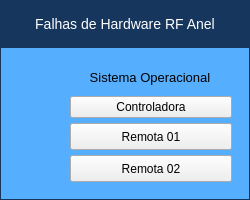
<?xml version="1.0" encoding="UTF-8"?>
<ui version="4.0">
 <class>FalhasInterlockRF</class>
 <widget class="QWidget" name="FalhasInterlockRF">
  <property name="enabled">
   <bool>true</bool>
  </property>
  <property name="geometry">
   <rect>
    <x>0</x>
    <y>0</y>
    <width>250</width>
    <height>200</height>
   </rect>
  </property>
  <property name="sizePolicy">
   <sizepolicy hsizetype="Fixed" vsizetype="Fixed">
    <horstretch>0</horstretch>
    <verstretch>0</verstretch>
   </sizepolicy>
  </property>
  <property name="minimumSize">
   <size>
    <width>250</width>
    <height>200</height>
   </size>
  </property>
  <property name="maximumSize">
   <size>
    <width>250</width>
    <height>200</height>
   </size>
  </property>
  <property name="contextMenuPolicy">
   <enum>Qt::DefaultContextMenu</enum>
  </property>
  <property name="windowTitle">
   <string>Falhas Interlock RF Anel</string>
  </property>
  <property name="autoFillBackground">
   <bool>false</bool>
  </property>
  <property name="styleSheet">
   <string notr="true"/>
  </property>
  <property name="locale">
   <locale language="C" country="AnyCountry"/>
  </property>
  <layout class="QVBoxLayout" name="verticalLayout">
   <property name="spacing">
    <number>0</number>
   </property>
   <property name="leftMargin">
    <number>0</number>
   </property>
   <property name="topMargin">
    <number>0</number>
   </property>
   <property name="rightMargin">
    <number>0</number>
   </property>
   <property name="bottomMargin">
    <number>0</number>
   </property>
   <item>
    <layout class="QVBoxLayout" name="verticalLayout_2">
     <property name="spacing">
      <number>0</number>
     </property>
     <item>
      <widget class="PyDMLabel" name="Label_Titulo">
       <property name="maximumSize">
        <size>
         <width>16777215</width>
         <height>51</height>
        </size>
       </property>
       <property name="font">
        <font>
         <pointsize>-1</pointsize>
        </font>
       </property>
       <property name="toolTip">
        <string/>
       </property>
       <property name="styleSheet">
        <string notr="true">QLabel#Label_Titulo {
 qproperty-alignment: AlignCenter;
 border: 1px solid #FF17365D;
 background-color: #FF17365D;
 color: rgb(255, 255, 255);
 min-height: 45px;
 max-height: 45px;
 font-size: 14px;
}</string>
       </property>
       <property name="text">
        <string>Falhas de Hardware RF Anel</string>
       </property>
       <property name="alignment">
        <set>Qt::AlignCenter</set>
       </property>
      </widget>
     </item>
     <item>
      <widget class="QFrame" name="frame">
       <property name="styleSheet">
        <string notr="true">QFrame#frame{
     border: 1px solid #FF17365D;
	 background-color: #56aeff;
}

PyDMByteIndicator {
  min-height: 1.50em;
  max-height: 1.50em;
  min-width: 1.50em;
}

PyDMRelatedDisplayButton{
  min-height: 25px;
  max-height: 25px;
  min-width: 160px;
  max-width: 160px;
}</string>
       </property>
       <property name="frameShape">
        <enum>QFrame::StyledPanel</enum>
       </property>
       <property name="frameShadow">
        <enum>QFrame::Raised</enum>
       </property>
       <layout class="QVBoxLayout" name="verticalLayout_3">
        <property name="spacing">
         <number>0</number>
        </property>
        <property name="leftMargin">
         <number>0</number>
        </property>
        <property name="topMargin">
         <number>0</number>
        </property>
        <property name="rightMargin">
         <number>0</number>
        </property>
        <property name="bottomMargin">
         <number>0</number>
        </property>
        <item>
         <layout class="QGridLayout" name="gridLayout">
          <property name="leftMargin">
           <number>0</number>
          </property>
          <property name="topMargin">
           <number>0</number>
          </property>
          <property name="rightMargin">
           <number>0</number>
          </property>
          <property name="bottomMargin">
           <number>0</number>
          </property>
          <property name="spacing">
           <number>5</number>
          </property>
          <item row="3" column="1">
           <widget class="PyDMRelatedDisplayButton" name="Btn_Remota2">
            <property name="minimumSize">
             <size>
              <width>162</width>
              <height>27</height>
             </size>
            </property>
            <property name="maximumSize">
             <size>
              <width>162</width>
              <height>27</height>
             </size>
            </property>
            <property name="cursor">
             <cursorShape>ArrowCursor</cursorShape>
            </property>
            <property name="toolTip">
             <string/>
            </property>
            <property name="text">
             <string>Remota 02</string>
            </property>
            <property name="filenames" stdset="0">
             <stringlist>
              <string>falhas_remota02.ui</string>
             </stringlist>
            </property>
            <property name="showIcon" stdset="0">
             <bool>false</bool>
            </property>
            <property name="openInNewWindow" stdset="0">
             <bool>true</bool>
            </property>
           </widget>
          </item>
          <item row="3" column="0">
           <widget class="PyDMByteIndicator" name="LED_Remota2">
            <property name="sizePolicy">
             <sizepolicy hsizetype="Fixed" vsizetype="Fixed">
              <horstretch>0</horstretch>
              <verstretch>0</verstretch>
             </sizepolicy>
            </property>
            <property name="minimumSize">
             <size>
              <width>27</width>
              <height>27</height>
             </size>
            </property>
            <property name="maximumSize">
             <size>
              <width>30</width>
              <height>27</height>
             </size>
            </property>
            <property name="toolTip">
             <string/>
            </property>
            <property name="channel" stdset="0">
             <string>ca://RA-RaSIA02:RF-IntlkComp-2:Op-Mon.VAL</string>
            </property>
            <property name="onColor" stdset="0">
             <color>
              <red>255</red>
              <green>0</green>
              <blue>0</blue>
             </color>
            </property>
            <property name="offColor" stdset="0">
             <color>
              <red>0</red>
              <green>255</green>
              <blue>0</blue>
             </color>
            </property>
            <property name="showLabels" stdset="0">
             <bool>false</bool>
            </property>
            <property name="circles" stdset="0">
             <bool>true</bool>
            </property>
           </widget>
          </item>
          <item row="2" column="1">
           <widget class="PyDMRelatedDisplayButton" name="Btn_Remota1">
            <property name="sizePolicy">
             <sizepolicy hsizetype="Fixed" vsizetype="Fixed">
              <horstretch>0</horstretch>
              <verstretch>0</verstretch>
             </sizepolicy>
            </property>
            <property name="minimumSize">
             <size>
              <width>162</width>
              <height>27</height>
             </size>
            </property>
            <property name="maximumSize">
             <size>
              <width>162</width>
              <height>27</height>
             </size>
            </property>
            <property name="cursor">
             <cursorShape>ArrowCursor</cursorShape>
            </property>
            <property name="toolTip">
             <string/>
            </property>
            <property name="text">
             <string>Remota 01</string>
            </property>
            <property name="filenames" stdset="0">
             <stringlist>
              <string>falhas_remota01.ui</string>
             </stringlist>
            </property>
            <property name="showIcon" stdset="0">
             <bool>false</bool>
            </property>
            <property name="openInNewWindow" stdset="0">
             <bool>true</bool>
            </property>
           </widget>
          </item>
          <item row="1" column="1">
           <widget class="PyDMRelatedDisplayButton" name="Btn_Controladora">
            <property name="cursor">
             <cursorShape>ArrowCursor</cursorShape>
            </property>
            <property name="toolTip">
             <string/>
            </property>
            <property name="text">
             <string>Controladora</string>
            </property>
            <property name="filenames" stdset="0">
             <stringlist>
              <string>falhas_controladora.ui</string>
             </stringlist>
            </property>
            <property name="showIcon" stdset="0">
             <bool>false</bool>
            </property>
            <property name="openInNewWindow" stdset="0">
             <bool>true</bool>
            </property>
           </widget>
          </item>
          <item row="0" column="0">
           <widget class="PyDMByteIndicator" name="LED_SystOperacional">
            <property name="sizePolicy">
             <sizepolicy hsizetype="Fixed" vsizetype="Fixed">
              <horstretch>0</horstretch>
              <verstretch>0</verstretch>
             </sizepolicy>
            </property>
            <property name="minimumSize">
             <size>
              <width>27</width>
              <height>27</height>
             </size>
            </property>
            <property name="maximumSize">
             <size>
              <width>30</width>
              <height>27</height>
             </size>
            </property>
            <property name="toolTip">
             <string/>
            </property>
            <property name="channel" stdset="0">
             <string>ca://RA-RaSIA02:RF-Intlk:FaultHard-Mon.VAL</string>
            </property>
            <property name="onColor" stdset="0">
             <color>
              <red>255</red>
              <green>0</green>
              <blue>0</blue>
             </color>
            </property>
            <property name="offColor" stdset="0">
             <color>
              <red>0</red>
              <green>255</green>
              <blue>0</blue>
             </color>
            </property>
            <property name="showLabels" stdset="0">
             <bool>false</bool>
            </property>
            <property name="circles" stdset="0">
             <bool>true</bool>
            </property>
           </widget>
          </item>
          <item row="1" column="0">
           <spacer name="verticalSpacer">
            <property name="orientation">
             <enum>Qt::Vertical</enum>
            </property>
            <property name="sizeType">
             <enum>QSizePolicy::Fixed</enum>
            </property>
            <property name="sizeHint" stdset="0">
             <size>
              <width>20</width>
              <height>20</height>
             </size>
            </property>
           </spacer>
          </item>
          <item row="2" column="0">
           <widget class="PyDMByteIndicator" name="LED_Remota1">
            <property name="sizePolicy">
             <sizepolicy hsizetype="Fixed" vsizetype="Fixed">
              <horstretch>0</horstretch>
              <verstretch>0</verstretch>
             </sizepolicy>
            </property>
            <property name="minimumSize">
             <size>
              <width>27</width>
              <height>27</height>
             </size>
            </property>
            <property name="maximumSize">
             <size>
              <width>30</width>
              <height>27</height>
             </size>
            </property>
            <property name="toolTip">
             <string/>
            </property>
            <property name="channel" stdset="0">
             <string>ca://RA-RaSIA02:RF-IntlkComp-1:Op-Mon.VAL</string>
            </property>
            <property name="onColor" stdset="0">
             <color>
              <red>255</red>
              <green>0</green>
              <blue>0</blue>
             </color>
            </property>
            <property name="offColor" stdset="0">
             <color>
              <red>0</red>
              <green>255</green>
              <blue>0</blue>
             </color>
            </property>
            <property name="showLabels" stdset="0">
             <bool>false</bool>
            </property>
            <property name="circles" stdset="0">
             <bool>true</bool>
            </property>
           </widget>
          </item>
          <item row="0" column="1">
           <widget class="PyDMLabel" name="Label_SystOperacional">
            <property name="sizePolicy">
             <sizepolicy hsizetype="Fixed" vsizetype="Fixed">
              <horstretch>0</horstretch>
              <verstretch>0</verstretch>
             </sizepolicy>
            </property>
            <property name="minimumSize">
             <size>
              <width>160</width>
              <height>25</height>
             </size>
            </property>
            <property name="maximumSize">
             <size>
              <width>160</width>
              <height>16777215</height>
             </size>
            </property>
            <property name="font">
             <font>
              <pointsize>10</pointsize>
             </font>
            </property>
            <property name="toolTip">
             <string/>
            </property>
            <property name="text">
             <string>Sistema Operacional</string>
            </property>
            <property name="alignment">
             <set>Qt::AlignCenter</set>
            </property>
            <property name="channel" stdset="0">
             <string/>
            </property>
           </widget>
          </item>
         </layout>
        </item>
       </layout>
      </widget>
     </item>
    </layout>
   </item>
  </layout>
 </widget>
 <customwidgets>
  <customwidget>
   <class>PyDMLabel</class>
   <extends>QLabel</extends>
   <header>pydm.widgets.label</header>
  </customwidget>
  <customwidget>
   <class>PyDMByteIndicator</class>
   <extends>QWidget</extends>
   <header>pydm.widgets.byte</header>
  </customwidget>
  <customwidget>
   <class>PyDMRelatedDisplayButton</class>
   <extends>QPushButton</extends>
   <header>pydm.widgets.related_display_button</header>
  </customwidget>
 </customwidgets>
 <resources/>
 <connections/>
</ui>
